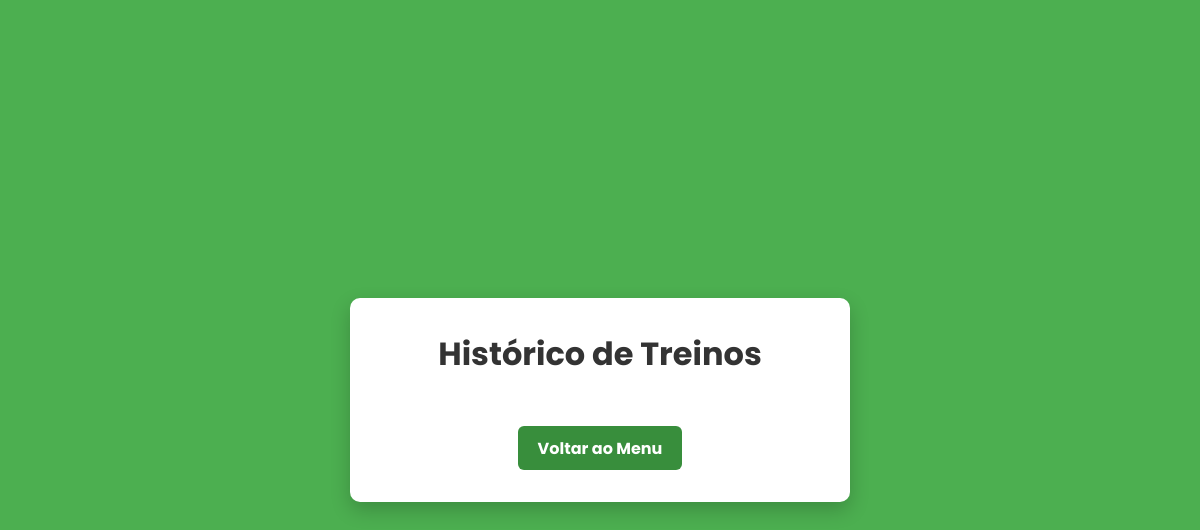
Before: /historico_treinos/ (signed in) with the older database file.
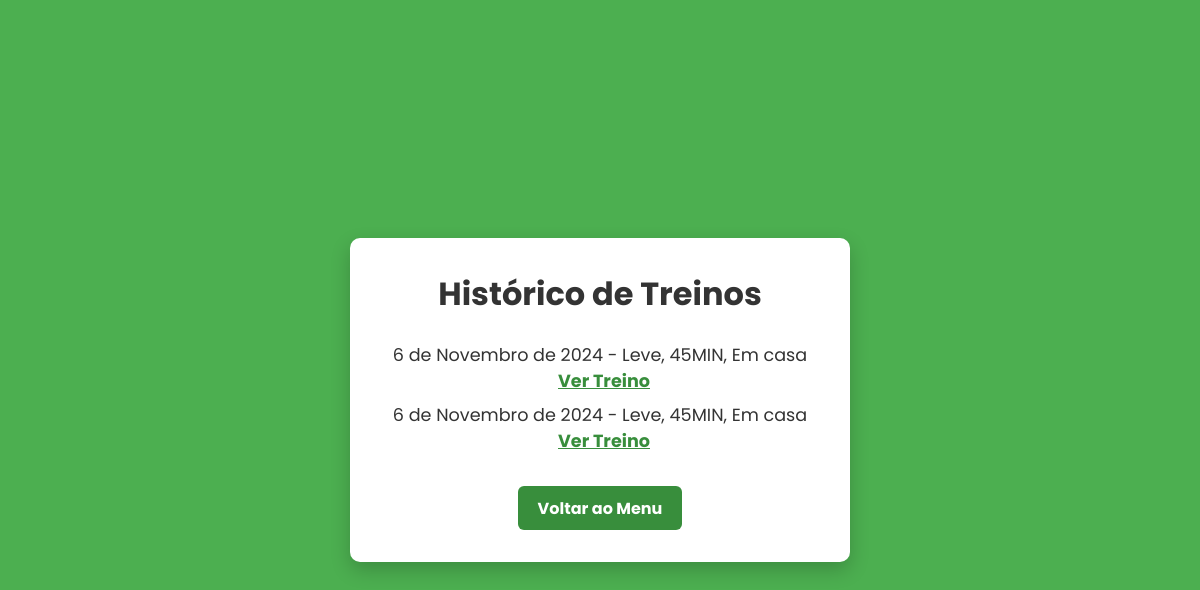
After: the same page with the newer database file.
### app_fitplan/models.py (models this page shows, shortened)
class Treino(models.Model):
    usuario = models.ForeignKey(User, on_delete=models.CASCADE)
    intensidade = models.CharField(max_length=50)
    duracao = models.CharField(max_length=50)
    local = models.CharField(max_length=50)
    data = models.DateField(auto_now_add=True)
    exercicios = models.JSONField()

### app_fitplan/views.py (the view)
# urls.py: path('historico_treinos/', views.historico_treinos, name='historico_treinos'),
def historico_treinos(request):
    treinos = Treino.objects.filter(usuario=request.user).order_by('-data')
    return render(request, 'historico_treinos.html', {'treinos': treinos})

### app_fitplan/templates/historico_treinos.html (shortened to what this page needs)
<!DOCTYPE html>
<html lang="pt-br">
<head>
</head>
<body>
    <div class="container">
        <h1>Histórico de Treinos</h1>
        <ul class="treino-list">
            {% for treino in treinos %}
                <li class="treino-item">
                    {{ treino.data }} - {{ treino.intensidade }}, {{ treino.duracao }}, {{ treino.local }}
                    <a href="{% url 'gerar_treino' %}" class="view-link">Ver Treino</a>
                </li>
            {% endfor %}
        </ul>
        <a href="{% url 'menu' %}" class="back-button">Voltar ao Menu</a>
    </div>
</body>
</html>

Changed rows visible on the page:
added Treino: data "6 de Novembro de 2024", intensidade "Leve", duracao "45MIN", local "Em casa"
added Treino: data "6 de Novembro de 2024", intensidade "Leve", duracao "45MIN", local "Em casa"
